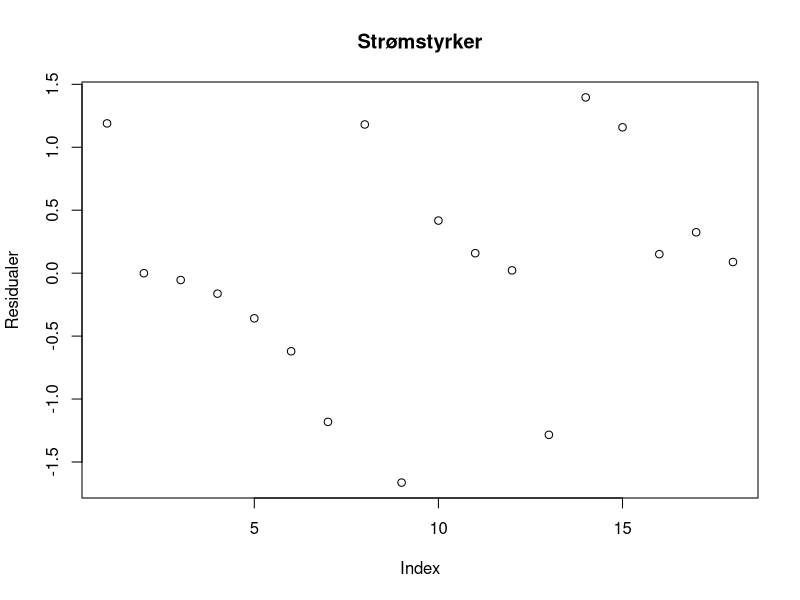
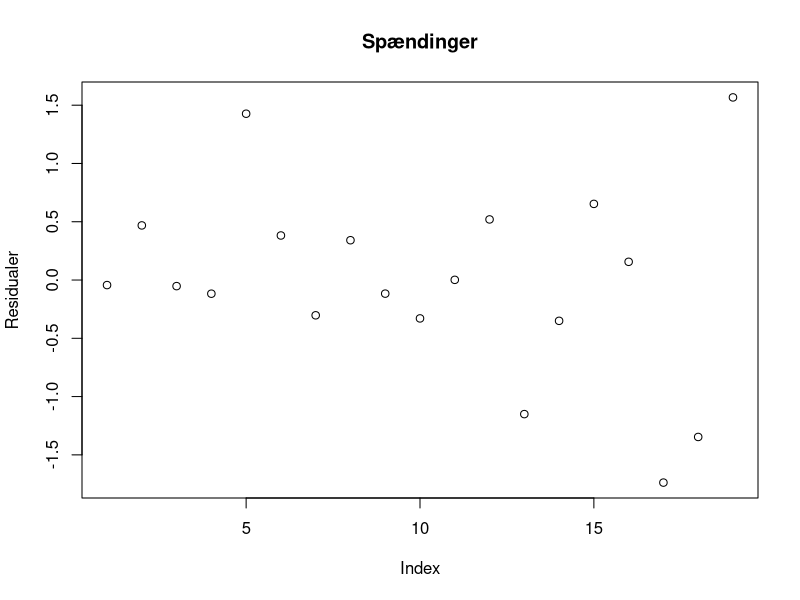
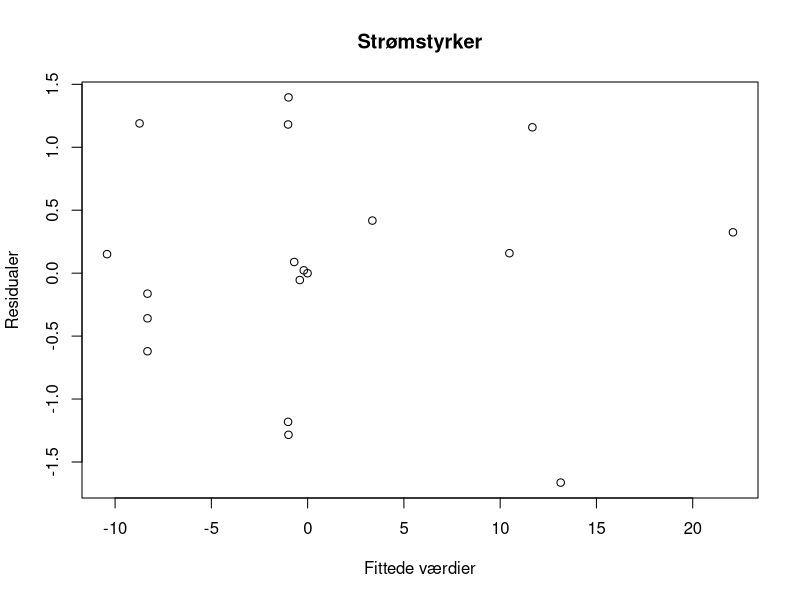
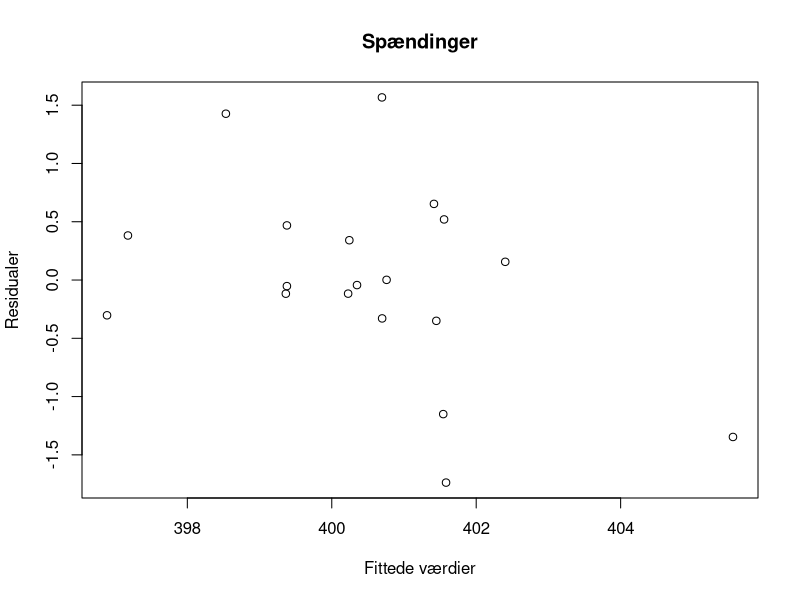
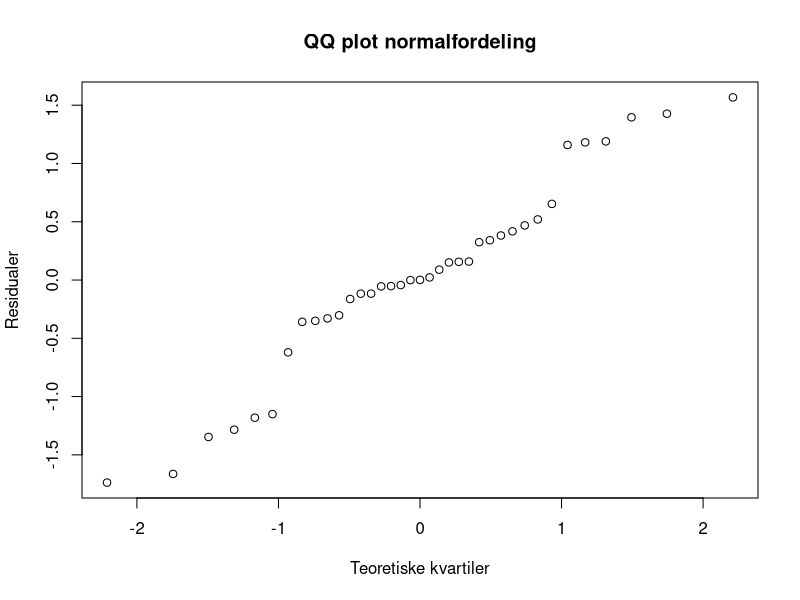
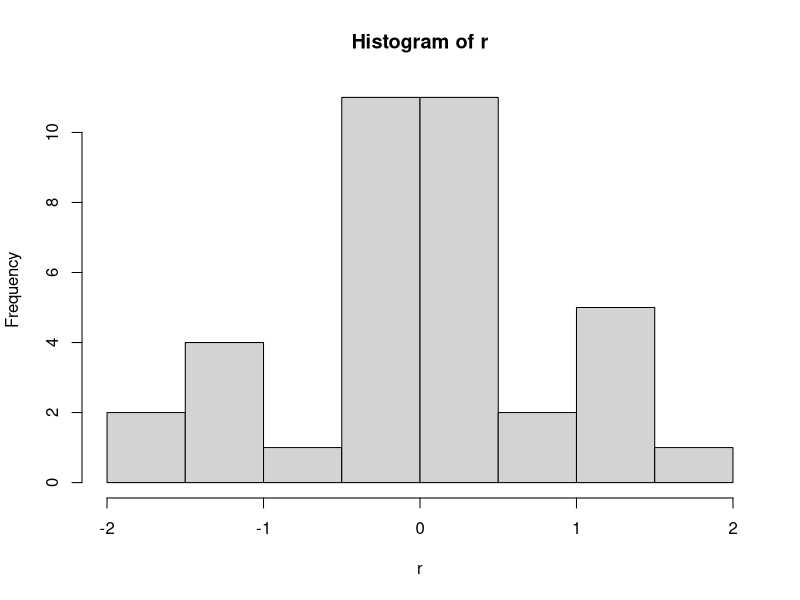

Write R code to recreate these figures, in order.
## ---- chunk 1
knitr::opts_chunk$set(echo = TRUE)
## ---- chunk 2

## ---- chunk 3
#library("pracma")
R=read.table("Cny.txt")
R=as.matrix(R)
X=read.table("D.txt")
X=as.matrix(X)
effekt=read.table("effekt.txt")
effekt=as.matrix(effekt)
y=c(effekt/400,400)
Sigma=diag((y*0.01)^2)
invsqrtSigma=solve(sqrt(Sigma))
ytilde=invsqrtSigma%*%y
Xtilde=invsqrtSigma%*%X
XTX=t(Xtilde)%*%Xtilde
Nulm=matrix(rep(0,676),26,26)
A=matrix(c(rbind(XTX,R),rbind(t(R),Nulm)),63,63)
Ainv=solve(A)
Beta=Ainv%*%c(t(Xtilde)%*%ytilde,rep(0,26))
Beta[1:37]
## ---- chunk 4
for(i in 1:500)
{
  y=c(effekt/c(Beta[21:22],Beta[25],Beta[27],Beta[29],Beta[31],Beta[33],Beta[35:37]),400)
  Sigma=diag((y*0.01)^2)
  invsqrtSigma=solve(sqrt(Sigma))
  ytilde=invsqrtSigma%*%y
  Xtilde=invsqrtSigma%*%X
  XTX=t(Xtilde)%*%Xtilde
  A=matrix(c(rbind(XTX,R),rbind(t(R),Nulm)),63,63)
  Ainv=solve(A)
  Beta=Ainv%*%c(t(Xtilde)%*%ytilde,rep(0,26))
}
Beta[1:37]
## ---- chunk 5
konfg=matrix(rep(0,74),37,2)
for(i in 1:37)
{
  konfg[i,1]=Beta[i]-1.959963984540*sqrt(Ainv[i,i])
  konfg[i,2]=Beta[i]+1.959963984540*sqrt(Ainv[i,i])
}
konfg
## ---- chunk 6
z=c()
T=360
for(i in 19:37)
{
  z=c(z,(Beta[i]-T)/sqrt(Ainv[i,i])) #Wald's test
}
z
1-pnorm(z)
## ---- chunk 7
z=c()
T=440
for(i in 19:37)
{
  z=c(z,(Beta[i]-T)/sqrt(Ainv[i,i])) #Wald's test
}
z
pnorm(z)
## ---- chunk 8
simdata=rnorm(37,mean=Beta[1:37],sd=abs(Beta[1:37])*0.01)
Sigma=diag((Beta[1:37]*0.01)^2)#diag(37)
X=diag(rep(1,37))
invsqrtSigma=solve(sqrt(Sigma))
ytilde=invsqrtSigma%*%simdata
Xtilde=invsqrtSigma%*%X
XTX=t(Xtilde)%*%Xtilde
Nulm=matrix(rep(0,676),26,26)
A=matrix(c(rbind(XTX,R),rbind(t(R),Nulm)),63,63)
Ainv=solve(A)
Beta=Ainv%*%c(t(Xtilde)%*%ytilde,rep(0,26))
P=Xtilde%*%Ainv[1:37,1:37]%*%t(Xtilde)
plot((ytilde-P%*%ytilde)[1:18], main= "Strømstyrker",ylab = "Residualer")
plot((ytilde-P%*%ytilde)[19:37], main= "Spændinger",ylab = "Residualer")
plot((sqrt(Sigma)%*%(P%*%ytilde))[1:18],(ytilde-P%*%ytilde)[1:18], main= "Strømstyrker",ylab = "Residualer", xlab = "Fittede værdier")
plot((sqrt(Sigma)%*%(P%*%ytilde))[19:37],(ytilde-P%*%ytilde)[19:37],main= "Spændinger",ylab = "Residualer", xlab = "Fittede værdier")
r<-ytilde-P%*%ytilde
qqnorm(r,main="QQ plot normalfordeling",xlab="Teoretiske kvartiler",ylab="Residualer")
hist(r)
## ---- chunk 9
Sigma=diag((Beta[1:37]*0.01)^2)#diag(37)
X=diag(rep(1,37))
invsqrtSigma=solve(sqrt(Sigma))
Xtilde=invsqrtSigma%*%X
XTX=t(Xtilde)%*%Xtilde
Nulm=matrix(rep(0,676),26,26)
A=matrix(c(rbind(XTX,R),rbind(t(R),Nulm)),63,63)
Ainv=solve(A)
P=Xtilde%*%Ainv[1:37,1:37]%*%t(Xtilde)
lev=c()
for(i in 1:37)
{
  lev=c(lev,P[i,i])
}
v=rep(1,37)
for(i in 1:37)
{
  if(min(lev)<0.9999999999)
  {
    remove=match(min(lev),lev)
    Sigma=Sigma[-remove,-remove]
    X=X[-remove,]
    v=v[-remove]
    invsqrtSigma=solve(sqrt(Sigma))
    Xtilde=invsqrtSigma%*%X
    XTX=t(Xtilde)%*%Xtilde
    A=matrix(c(rbind(XTX,R),rbind(t(R),Nulm)),63,63)
    Ainv=solve(A)
    P=Xtilde%*%Ainv[1:37,1:37]%*%t(Xtilde)
    lev=c()
    for(j in 1:length(v))
    {
      lev=c(lev,P[j,j])
    }
  }
}
X
## ---- chunk 10
y=c(Beta[2:3],Beta[6],Beta[8],Beta[10:12],Beta[14],Beta[16],Beta[18],Beta[25])
  Sigma=diag((y*0.01)^2)
  invsqrtSigma=solve(sqrt(Sigma))
  ytilde=invsqrtSigma%*%y
  Xtilde=invsqrtSigma%*%X
  XTX=t(Xtilde)%*%Xtilde
  A=matrix(c(rbind(XTX,R),rbind(t(R),Nulm)),63,63)
  Ainv=solve(A)
  Beta=Ainv%*%c(t(Xtilde)%*%ytilde,rep(0,26))
konf=matrix(rep(0,74),37,2)
for(i in 1:37)
{
  konf[i,1]=Beta[i]-1.959963984540*sqrt(Ainv[i,i])
  konf[i,2]=Beta[i]+1.959963984540*sqrt(Ainv[i,i])
}
konf
konfg-konf
## ---- chunk 11
varians<-c(rep(0.0155,18),rep(1,19))
Sigma=diag(varians)
invsqrtSigma=solve(sqrt(Sigma))
D=diag(rep(1,37))
Dtilde=invsqrtSigma%*%D
DTD=t(Dtilde)%*%Dtilde
Nulm=matrix(rep(0,676),26,26)
A=matrix(c(rbind(DTD,R),rbind(t(R),Nulm)),63,63)
Ainv=solve(A)
P=Dtilde%*%Ainv[1:37,1:37]%*%t(Dtilde)
lev=c()
for(i in 1:37)
{
  lev=c(lev,P[i,i])
}
v=rep(1,37)
for(i in 1:37)
{
  if(min(lev)<0.9999999999)
  {
    remove=match(min(lev),lev)
    Sigma=Sigma[-remove,-remove]
    D=D[-remove,]
    v=v[-remove]
    invsqrtSigma=solve(sqrt(Sigma))
    Dtilde=invsqrtSigma%*%D
    DTD=t(Dtilde)%*%Dtilde
    A=matrix(c(rbind(DTD,R),rbind(t(R),Nulm)),63,63)
    Ainv=solve(A)
    P=Dtilde%*%Ainv[1:37,1:37]%*%t(Dtilde)
    lev=c()
    for(j in 1:length(v))
    {
      lev=c(lev,P[j,j])
    }
  }
}
d=c(Beta[2:3],Beta[6],Beta[8],Beta[10],Beta[12],Beta[14],Beta[16:18],Beta[36])
Sigma=diag((d*0.01)^2)
invsqrtSigma=solve(sqrt(Sigma))
dtilde=invsqrtSigma%*%d
Dtilde=invsqrtSigma%*%D
DTD=t(Dtilde)%*%Dtilde
A=matrix(c(rbind(DTD,R),rbind(t(R),Nulm)),63,63)
Ainv=solve(A)
Beta=Ainv%*%c(t(Dtilde)%*%dtilde,rep(0,26))
#Dette giver samme estimat som før.
#Nu findes konfidens intervaller med den nye D og Sigma:
konf=matrix(rep(0,74),37,2)
for(i in 1:37)
{
  konf[i,1]=Beta[i]-1.959963984540*sqrt(Ainv[i,i])
  konf[i,2]=Beta[i]+1.959963984540*sqrt(Ainv[i,i])
}
konfg-konf
## ---- chunk 12
library("pracma")
Sigma=read.table("Sigmany.txt")
Sigma=as.matrix(Sigma)
R=read.table("Cny.txt")
R=as.matrix(R)
X=read.table("D.txt")
X=as.matrix(X)
effekt=read.table("effekt.txt")
effekt=as.matrix(effekt)
y=c(effekt/400,400)
invsqrtSigma=solve(sqrt(Sigma))
ytilde=invsqrtSigma%*%y
Xtilde=invsqrtSigma%*%X
XTX=t(Xtilde)%*%Xtilde
Nulm=matrix(rep(0,676),26,26)
A=matrix(c(rbind(XTX,R),rbind(t(R),Nulm)),63,63)
Ainv=solve(A)
Beta=Ainv%*%c(t(Xtilde)%*%ytilde,rep(0,26))
#Her er det første estimat for strømstyrker og spændinger i hele netværket:
for(i in 1:50)
{
  y=c(effekt/c(Beta[21:22],Beta[25],Beta[27],Beta[29],Beta[31],Beta[33],Beta[35:37]),400)
  Sigma=diag((y*0.01)^2)
  invsqrtSigma=solve(sqrt(Sigma))
  ytilde=invsqrtSigma%*%y
  Xtilde=invsqrtSigma%*%X
  XTX=t(Xtilde)%*%Xtilde
  A=matrix(c(rbind(XTX,R),rbind(t(R),Nulm)),63,63)
  Ainv=solve(A)
  Beta=Ainv%*%c(t(Xtilde)%*%ytilde,rep(0,26))
}
y=rnorm(37,mean=Beta[1:37],sd=abs(Beta[1:37])*0.01)
Sigma=diag((y*0.01)^2)
X=diag(1,37)
invsqrtSigma=solve(sqrt(Sigma))
ytilde=invsqrtSigma%*%y
Xtilde=invsqrtSigma%*%X
XTX=t(Xtilde)%*%Xtilde
A=matrix(c(rbind(XTX,R),rbind(t(R),Nulm)),63,63)
Ainv=solve(A)
Beta2=Ainv%*%c(t(Xtilde)%*%ytilde,rep(0,26))

konfg=matrix(rep(0,74),37,2)
for(i in 1:37)
{
  konfg[i,1]=Beta2[i]-1.959963984540*sqrt(Ainv[i,i])
  konfg[i,2]=Beta2[i]+1.959963984540*sqrt(Ainv[i,i])
}
#Konfidensintervaller for spændingerne:
#determinationskoefficient udregnes:
P=Xtilde%*%Ainv[1:37,1:37]%*%t(Xtilde)
mu=P%*%ytilde
V=c()
for (i in 1:length(ytilde)){
  V=c(V,(ytilde[i]-mu[i])^2)
}
V2=c()
for (i in 1:length(ytilde)){
  V2=c(V2,(ytilde[i]-(sum(ytilde)/length(ytilde)))^2)
}
R2<-1-(sum(V)/sum(V2))

#Vi fjerner 5 målinger ved leverage metoden
varians=c(rep((0.01*0.0155)^2,18),rep((0.01*1)^2,19))

Sigma1=diag(varians)
invsqrtSigma1=solve(sqrt(Sigma1))
Xtilde=invsqrtSigma1%*%X
XTX=t(Xtilde)%*%Xtilde
Nulm=matrix(rep(0,676),26,26)
A=matrix(c(rbind(XTX,R),rbind(t(R),Nulm)),63,63)
Ainv=solve(A)
P=Xtilde%*%Ainv[1:37,1:37]%*%t(Xtilde)
lev=c()
for(i in 1:37)
{
  lev=c(lev,P[i,i])
}
v=rep(1,37)
y5=y
for(i in 1:5)
{
  if(min(lev)<0.9999999999)
  {
    remove=match(min(lev),lev)
    Sigma=Sigma[-remove,-remove]
    Sigma1=Sigma1[-remove,-remove]
    y5=y5[-remove]
    X=X[-remove,]
    v=v[-remove]
    invsqrtSigma1=solve(sqrt(Sigma1))
    Xtilde=invsqrtSigma1%*%X
    XTX=t(Xtilde)%*%Xtilde
    A=matrix(c(rbind(XTX,R),rbind(t(R),Nulm)),63,63)
    Ainv=solve(A)
    P=Xtilde%*%Ainv[1:37,1:37]%*%t(Xtilde)
    lev=c()
    for(j in 1:length(v))
    {
      lev=c(lev,P[j,j])
    }
  }
}
invsqrtSigma=solve(sqrt(Sigma))
ytilde=invsqrtSigma%*%y5
Xtilde=invsqrtSigma%*%X
XTX=t(Xtilde)%*%Xtilde
A=matrix(c(rbind(XTX,R),rbind(t(R),Nulm)),63,63)
Ainv=solve(A)
Beta5=Ainv%*%c(t(Xtilde)%*%ytilde,rep(0,26))
#Estimat med 5 fjernede målinger.
konf5=matrix(rep(0,74),37,2)
#konfidensinterval med 5 fjernede målinger:
for(i in 1:37)
{
  konf5[i,1]=Beta5[i]-1.959963984540*sqrt(Ainv[i,i])
  konf5[i,2]=Beta5[i]+1.959963984540*sqrt(Ainv[i,i])
}

konfg-konf5


## ---- chunk 13
library("pracma")
Sigma=read.table("Sigmany.txt")
Sigma=as.matrix(Sigma)
R=read.table("Cny.txt")
R=as.matrix(R)
X=read.table("D.txt")
X=as.matrix(X)
effekt=read.table("effekt.txt")
effekt=as.matrix(effekt)
y=c(effekt/400,400)
invsqrtSigma=solve(sqrt(Sigma))
ytilde=invsqrtSigma%*%y
Xtilde=invsqrtSigma%*%X
XTX=t(Xtilde)%*%Xtilde
Nulm=matrix(rep(0,676),26,26)
A=matrix(c(rbind(XTX,R),rbind(t(R),Nulm)),63,63)
Ainv=solve(A)
Beta=Ainv%*%c(t(Xtilde)%*%ytilde,rep(0,26))
#Her er det første estimat for strømstyrker og spændinger i hele netværket:
for(i in 1:50)
{
  y=c(effekt/c(Beta[21:22],Beta[25],Beta[27],Beta[29],Beta[31],Beta[33],Beta[35:37]),400)
  Sigma=diag((y*0.01)^2)
  invsqrtSigma=solve(sqrt(Sigma))
  ytilde=invsqrtSigma%*%y
  Xtilde=invsqrtSigma%*%X
  XTX=t(Xtilde)%*%Xtilde
  A=matrix(c(rbind(XTX,R),rbind(t(R),Nulm)),63,63)
  Ainv=solve(A)
  Beta=Ainv%*%c(t(Xtilde)%*%ytilde,rep(0,26))
}
y=rnorm(37,mean=Beta[1:37],sd=abs(Beta[1:37])*0.01)
Sigma=diag((c(rep(6.3,18),rep(400,19))*0.01)^2)
invsqrtSigma=solve(sqrt(Sigma))
X=diag(rep(1,37))
Xtilde=invsqrtSigma%*%X
XTX=t(Xtilde)%*%Xtilde
Nulm=matrix(rep(0,676),26,26)
A=matrix(c(rbind(XTX,R),rbind(t(R),Nulm)),63,63)
Ainv=solve(A)
P=Xtilde%*%Ainv[1:37,1:37]%*%t(Xtilde)
lev=c()
for(i in 1:37)
{
  lev=c(lev,P[i,i])
}
levord=sort(lev)
levordindex=sort(lev,index.return=TRUE)[2]
levordindex=as.vector(levordindex[[1]])
flag=0
v=rep(1,length(lev))
for(i in 1:37)
{
  flag=0
  
for(j in 1:37)
{
  if(flag==0)
  {
    remove=levordindex[i]
    Sigmat=Sigma[-remove,-remove]
    Xt=X[-remove,]
    vt=v[-remove]
    yt=y[-remove]
    invsqrtSigmat=solve(sqrt(Sigmat))
    Xtildet=invsqrtSigmat%*%Xt
    XTXt=t(Xtildet)%*%Xtildet
    A=matrix(c(rbind(XTXt,R),rbind(t(R),Nulm)),63,63)
    Ainv=solve(A)
    P=Xtildet%*%Ainv[1:37,1:37]%*%t(Xtildet)
    lev=c()
    for(k in 1:length(vt))
    {
     lev=c(lev,P[k,k])
    }
    if(max(lev)<0.9999)
    {
      flag=1
      X=Xt
      Sigma=Sigmat
      v=vt
      y=yt
    }
  }
}
}#Ovenfor har vi fjernet såmange målinger som muligt, uden at nogen af leveragene bliver 1.
#Indfører målefejl, og tester om den kan detekteres med standardiserede residualer:
## ---- chunk 14
y[15]=450
invsqrtSigma=solve(sqrt(Sigma))
ytilde=invsqrtSigma%*%y
Xtilde=invsqrtSigma%*%X
XTX=t(Xtilde)%*%Xtilde
A=matrix(c(rbind(XTX,R),rbind(t(R),Nulm)),63,63)
Ainv=solve(A)
P=Xtilde%*%Ainv[1:37,1:37]%*%t(Xtilde)
v=c()
for(i in 1:length(y))
{
  v=c(v,(ytilde[i]-(P%*%ytilde)[i])/sqrt(1-P[i,i]))
}
v
## ---- chunk 15
library("pracma")
Sigma=read.table("Sigmany.txt")
Sigma=as.matrix(Sigma)
R=read.table("Cny.txt")
R=as.matrix(R)
X=read.table("D.txt")
X=as.matrix(X)
effekt=read.table("effekt.txt")
effekt=as.matrix(effekt)
y=c(effekt/400,400)
invsqrtSigma=solve(sqrt(Sigma))
ytilde=invsqrtSigma%*%y
Xtilde=invsqrtSigma%*%X
XTX=t(Xtilde)%*%Xtilde
Nulm=matrix(rep(0,676),26,26)
A=matrix(c(rbind(XTX,R),rbind(t(R),Nulm)),63,63)
Ainv=solve(A)
Beta=Ainv%*%c(t(Xtilde)%*%ytilde,rep(0,26))#Her er det første estimat for strømstyrker og spændinger i hele netværket:
for(i in 1:50)
{
  y=c(effekt/c(Beta[21:22],Beta[25],Beta[27],Beta[29],Beta[31],Beta[33],Beta[35:37]),400)
  Sigma=diag((y*0.01)^2)
  invsqrtSigma=solve(sqrt(Sigma))
  ytilde=invsqrtSigma%*%y
  Xtilde=invsqrtSigma%*%X
  XTX=t(Xtilde)%*%Xtilde
  A=matrix(c(rbind(XTX,R),rbind(t(R),Nulm)),63,63)
  Ainv=solve(A)
  Beta=Ainv%*%c(t(Xtilde)%*%ytilde,rep(0,26))
}
y=rnorm(37,mean=Beta[1:37],sd=abs(Beta[1:37])*0.01)
Sigma=diag((y*0.01)^2)
X=diag(1,37)
invsqrtSigma=solve(sqrt(Sigma))
ytilde=invsqrtSigma%*%y
Xtilde=invsqrtSigma%*%X
XTX=t(Xtilde)%*%Xtilde
A=matrix(c(rbind(XTX,R),rbind(t(R),Nulm)),63,63)
Ainv=solve(A)
Beta2=Ainv%*%c(t(Xtilde)%*%ytilde,rep(0,26))
konf=matrix(rep(0,74),37,2)
for(i in 1:37)
{
  konf[i,1]=Beta2[i]-1.959963984540*sqrt(Ainv[i,i])
  konf[i,2]=Beta2[i]+1.959963984540*sqrt(Ainv[i,i])
}
#Konfidensintervaller for spændingerne:
#determinationskoefficient udregnes:
P=Xtilde%*%Ainv[1:37,1:37]%*%t(Xtilde)
mu=P%*%ytilde
V=c()
for (i in 1:length(ytilde)){
  V=c(V,(ytilde[i]-mu[i])^2)
}
V2=c()
for (i in 1:length(ytilde)){
  V2=c(V2,(ytilde[i]-(sum(ytilde)/length(ytilde)))^2)
}
R2<-1-(sum(V)/sum(V2))
#Vi plotter residualer:
res0=ytilde-P%*%ytilde
#Indfører målefejl, og tester om den kan detekteres med standardiserede residualer:
y[2]=1
ytilde=invsqrtSigma%*%y
P=Xtilde%*%Ainv[1:37,1:37]%*%t(Xtilde)
v=c()
for(i in 1:length(y))
{
  v=c(v,(ytilde[i]-(P%*%ytilde)[i])/sqrt(1-P[i,i]))
}
v
